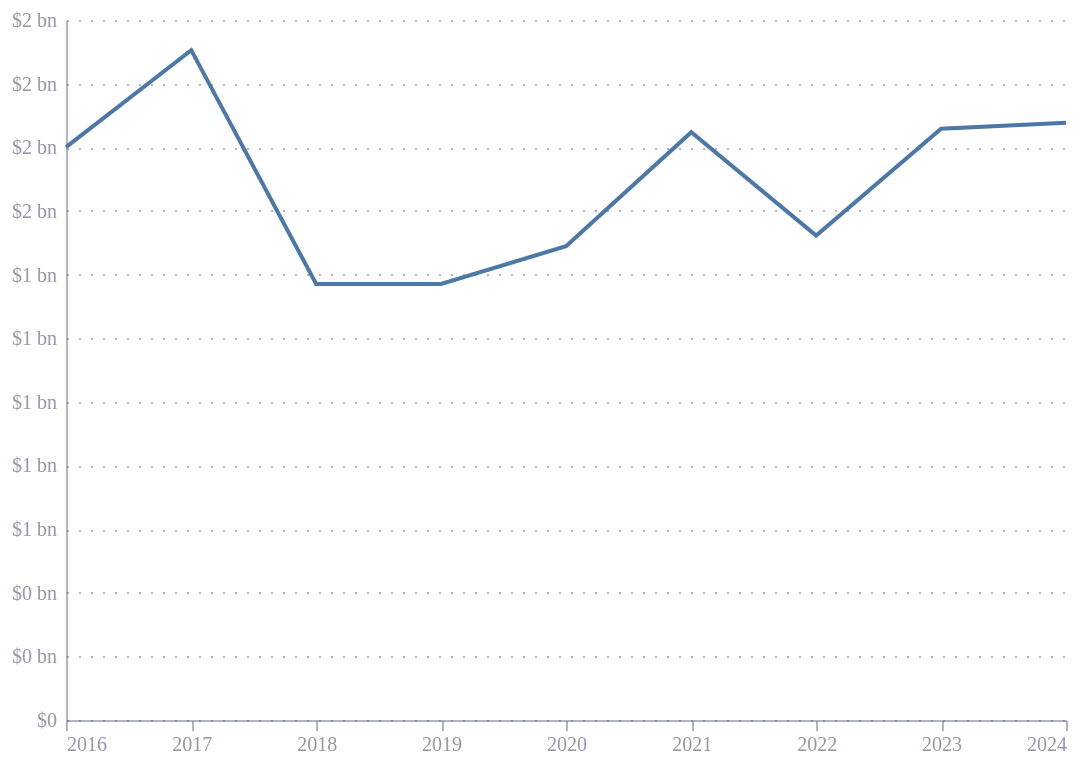

Source (Vega-Lite JSON):
### Vega-Lite specification from a JSON file in a GitHub repository (floating-point values rounded to 4 significant figures)
{"config": {"font": "Circular Std", "mark": {"line": {"interpolate": "monotone"}}, "view": {"stroke": "transparent", "width": 400, "height": 300}, "range": {"category": ["#36B7B4", "#E6224B", "#F4C245", "#0063AF", "#00A767", "#179FDB", "#EB5C2E"], "diverging": ["#E6224B", "#E54753", "#C9C9C9", "#179FDB", "#122B39"], "heatmap": ["#C9C9C9", "#179FDB", "#0063AF", "#122B39"], "ordinal": ["#00A767", "#36B7B4", "#179FDB", "#0063AF", "#243B5A"]}, "axisX": {"domainColor": "#676A86", "domainOpacity": 0.5, "grid": false, "labelAngle": 0, "labelColor": "#676A86", "labelOpacity": 0.7, "orient": "bottom", "tickColor": "#676A86", "tickCount": 10, "tickOpacity": 0.5, "title": false, "titleAlign": "center", "titleAnchor": "middle", "titleColor": "#676A86", "titleFontSize": 12, "titleOpacity": 0.8, "titleY": -15}, "axisY": {"domainColor": "#676A86", "domainOpacity": 0.5, "gridColor": "#676A86", "gridDash": [1, 5], "gridOpacity": 0.5, "labelColor": "#676A86", "labelOpacity": 0.7, "labelPadding": 5, "tickColor": "#676A86", "tickCount": 8, "tickOpacity": 0.5, "ticks": false, "titleAlign": "left", "titleAngle": 0, "titleBaseline": "bottom", "titleColor": "#676A86", "titleFontSize": 12, "titleOpacity": 0.8, "titleX": 0, "titleY": -7}}, "data": {"name": "data-3ea27f43693284962a7e0a4677d4bd4f"}, "mark": {"type": "line"}, "encoding": {"x": {"field": "date", "title": "", "type": "temporal"}, "y": {"axis": {"format": "$,.0f", "labelExpr": "datum.label + (datum.value > 0 ? ' bn' : '')"}, "field": "value", "title": "", "type": "quantitative"}}, "height": 350, "width": 500, "$schema": "https://vega.github.io/schema/vega-lite/v5.20.1.json", "datasets": {"data-3ea27f43693284962a7e0a4677d4bd4f": [{"date": "2016-01-01T00:00:00", "exporterISO": "W00", "exporter": "World", "value": 1.801, "deflator": 0.9791}, {"date": "2017-01-01T00:00:00", "exporterISO": "W00", "exporter": "World", "value": 2.105, "deflator": 1.0}, {"date": "2018-01-01T00:00:00", "exporterISO": "W00", "exporter": "World", "value": 1.371, "deflator": 1.024}, {"date": "2019-01-01T00:00:00", "exporterISO": "W00", "exporter": "World", "value": 1.371, "deflator": 1.043}, {"date": "2020-01-01T00:00:00", "exporterISO": "W00", "exporter": "World", "value": 1.489, "deflator": 1.056}, {"date": "2021-01-01T00:00:00", "exporterISO": "W00", "exporter": "World", "value": 1.847, "deflator": 1.105}, {"date": "2022-01-01T00:00:00", "exporterISO": "W00", "exporter": "World", "value": 1.523, "deflator": 1.194}, {"date": "2023-01-01T00:00:00", "exporterISO": "W00", "exporter": "World", "value": 1.858, "deflator": 1.243}, {"date": "2024-01-01T00:00:00", "exporterISO": "W00", "exporter": "World", "value": 1.877, "deflator": 1.28}]}}
